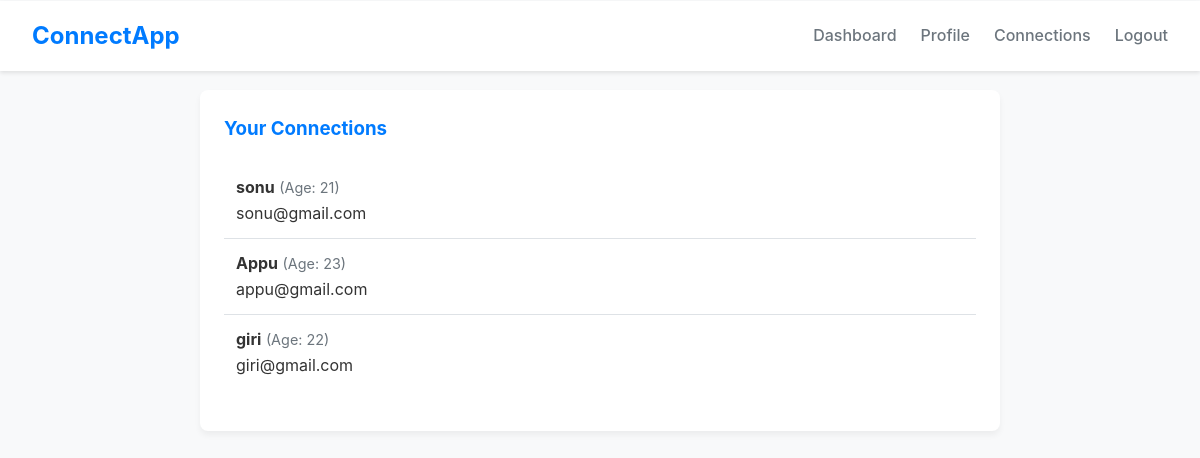
The app's page /connections (signed in) with its own data.
### connectapp/models.py (models this page shows, shortened)
class User(UserMixin, db.Model):
    id = db.Column(db.Integer, primary_key=True)
    name = db.Column(db.String(100), nullable=False)
    age = db.Column(db.Integer, nullable=False)
    email = db.Column(db.String(100), unique=True, nullable=False)
    password_hash = db.Column(db.String(128))
    referral_code = db.Column(db.String(8), unique=True, nullable=False)
    profile_pic = db.Column(db.String(200), default='default.jpg')
    score = db.Column(db.Integer, default=0)
    tasks = db.relationship('DailyTask', backref='user', lazy=True)
    friends = db.relationship('User',
                             secondary=connections,
                             primaryjoin=(connections.c.user_id == id),
                             secondaryjoin=(connections.c.friend_id == id),
                             backref=db.backref('followers', lazy='dynamic'),
                             lazy='dynamic')

### connectapp/routes/profile_routes.py (the view)
@profile_bp.route('/connections')
@login_required
def connections():
    friends = current_user.friends.all()
    return render_template('connections.html', friends=friends)

### connectapp/__init__.py (called while the page is built)
def create_app():
    project_root = os.path.abspath(os.path.join(os.path.dirname(__file__), '..'))
    app = Flask(
        __name__,
        template_folder=os.path.join(project_root, 'connectapp', 'templates'), # Explicitly set template folder path
        static_folder=os.path.join(project_root, 'static') # Explicitly set static folder path
    )
    app.config.from_object(Config)
    db.init_app(app)
    login_manager.init_app(app)
    @login_manager.user_loader
    def load_user(user_id):
        return User.query.get(int(user_id))
    with app.app_context():
        db.create_all()  # Create database tables
    app.register_blueprint(auth_bp, url_prefix='/')
    app.register_blueprint(dashboard_bp, url_prefix='/')
    app.register_blueprint(profile_bp, url_prefix='/')
    return app

### connectapp/templates/connections.html (shortened to what this page needs)
{% extends 'base.html' %}
{% block content %}
<div class="card">
  <h3>Your Connections</h3>
  {% if friends %}
    <ul class="connections-list">
    {% for friend in friends %}
      <li>
        <span class="friend-name">{{ friend.name }}</span>
        <span class="friend-age">(Age: {{ friend.age }})</span><br>
        <span class="friend-email">{{ friend.email }}</span>
      </li>
    {% endfor %}
    </ul>
  {% else %}
    <p>You have no connections yet.</p>
  {% endif %}
</div>
{% endblock %}

### static/css/style.css (style rules this page uses)
:root { --primary-color: #007bff; --secondary-color: #6c757d; --background-color: #f8f9fa; --card-bg-color: #ffffff; --text-color: #333; --border-color: #dee2e6; --success-color: #28a745; --error-color: #dc3545; --warning-color: #ffc107; --info-color: #17a2b8; --timer-color: rgba(255, 0, 0, 0.721); }
body { font-family: -apple-system, BlinkMacSystemFont, 'Segoe UI', Roboto, 'Helvetica Neue', Arial, sans-serif; margin: 0; background-color: var(--background-color); color: var(--text-color); line-height: 1.6; }
.card { background-color: var(--card-bg-color); padding: 1.5rem; margin-bottom: 1.5rem; border-radius: 8px; box-shadow: 0 4px 6px rgba(0, 0, 0, 0.05); }
.card h3 { margin-top: 0; color: var(--primary-color); }
.connections-list { list-style: none; padding: 0; }
.connections-list li { padding: 0.75rem; border-bottom: 1px solid var(--border-color); }
.connections-list li:last-child { border-bottom: none; }
.friend-name { font-weight: bold; }
.friend-age { color: var(--secondary-color); font-size: 0.9em; }

### records on screen
User: name "sonu", age "21", email "sonu@gmail.com"
User: name "Appu", age "23", email "appu@gmail.com"
User: name "giri", age "22", email "giri@gmail.com"
